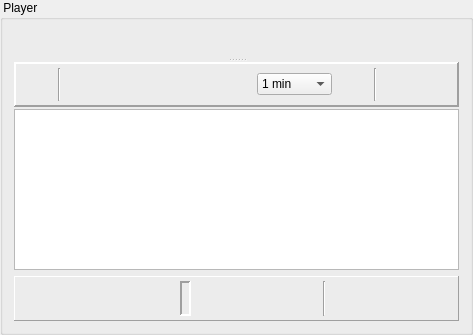
        <widget class="QGroupBox" name="groupPlayer">
         <property name="title">
          <string> Player </string>
         </property>
         <layout class="QVBoxLayout" name="verticalLayout_5">
          <item>
           <widget class="QSplitter" name="hSplitterPlayer">
            <property name="styleSheet">
             <string notr="true">QSplitter#hSplitterPlayer::handle {
   image: url(:/png/h_split);
}

QSplitter#hSplitterPlayer::handle:horizontal {
   width: 5px;
}

QSplitter#hSplitterPlayer::handle:vertical {
   height: 5px;
}

QSplitter#hSplitterPlayer::handle:hover {
   image: url(:/png/h_split_hover);
}

QSplitter#hSplitterPlayer::handle:pressed {
   image: url(:/png/h_split_pressed);
}
</string>
            </property>
            <property name="orientation">
             <enum>Qt::Vertical</enum>
            </property>
            <widget class="CPlayer" name="player" native="true"/>
            <widget class="QWidget" name="layoutWidget">
             <layout class="QVBoxLayout" name="vLayoutPlayInfo" stretch="0,80">
              <property name="spacing">
               <number>2</number>
              </property>
              <item>
               <widget class="QFrame" name="frameTimerInfo">
                <property name="minimumSize">
                 <size>
                  <width>0</width>
                  <height>45</height>
                 </size>
                </property>
                <property name="styleSheet">
                 <string notr="true">QFrame#frameTimerInfo {
background-color: qlineargradient(spread:pad, x1:0, y1:0, x2:0, y2:1, stop:0 #ccc, 	stop:0.7 #555, stop:1 #bbb);
border-left: 1px solid #eee;
border-right: 1px solid #666;
border-bottom: 1px solid #666;
border-top: 0px;
};</string>
                </property>
                <property name="frameShape">
                 <enum>QFrame::Panel</enum>
                </property>
                <property name="frameShadow">
                 <enum>QFrame::Raised</enum>
                </property>
                <property name="lineWidth">
                 <number>2</number>
                </property>
                <layout class="QHBoxLayout" name="horizontalLayout_2">
                 <property name="spacing">
                  <number>4</number>
                 </property>
                 <property name="leftMargin">
                  <number>4</number>
                 </property>
                 <property name="topMargin">
                  <number>4</number>
                 </property>
                 <property name="rightMargin">
                  <number>4</number>
                 </property>
                 <property name="bottomMargin">
                  <number>4</number>
                 </property>
                 <item>
                  <widget class="QPushButton" name="pushLive">
                   <property name="maximumSize">
                    <size>
                     <width>34</width>
                     <height>34</height>
                    </size>
                   </property>
                   <property name="toolTip">
                    <string>Show Live!</string>
                   </property>
                   <property name="text">
                    <string/>
                   </property>
                   <property name="icon">
                    <iconset>
                     <normaloff>branding:main/live</normaloff>branding:main/live</iconset>
                   </property>
                   <property name="iconSize">
                    <size>
                     <width>32</width>
                     <height>32</height>
                    </size>
                   </property>
                   <property name="flat">
                    <bool>true</bool>
                   </property>
                  </widget>
                 </item>
                 <item>
                  <widget class="Line" name="line_4">
                   <property name="orientation">
                    <enum>Qt::Vertical</enum>
                   </property>
                  </widget>
                 </item>
                 <item>
                  <widget class="QPushButton" name="pushPlay">
                   <property name="maximumSize">
                    <size>
                     <width>34</width>
                     <height>34</height>
                    </size>
                   </property>
                   <property name="toolTip">
                    <string>Play selected Channel</string>
                   </property>
                   <property name="text">
                    <string/>
                   </property>
                   <property name="icon">
                    <iconset resource="../common.qrc">
                     <normaloff>:/app/play</normaloff>:/app/play</iconset>
                   </property>
                   <property name="iconSize">
                    <size>
                     <width>32</width>
                     <height>32</height>
                    </size>
                   </property>
                   <property name="autoDefault">
                    <bool>false</bool>
                   </property>
                   <property name="flat">
                    <bool>true</bool>
                   </property>
                  </widget>
                 </item>
                 <item>
                  <widget class="QPushButton" name="pushRecord">
                   <property name="maximumSize">
                    <size>
                     <width>34</width>
                     <height>34</height>
                    </size>
                   </property>
                   <property name="toolTip">
                    <string>Record selected Channel</string>
                   </property>
                   <property name="text">
                    <string/>
                   </property>
                   <property name="icon">
                    <iconset resource="../common.qrc">
                     <normaloff>:/app/record</normaloff>:/app/record</iconset>
                   </property>
                   <property name="iconSize">
                    <size>
                     <width>32</width>
                     <height>32</height>
                    </size>
                   </property>
                   <property name="autoDefault">
                    <bool>false</bool>
                   </property>
                   <property name="flat">
                    <bool>true</bool>
                   </property>
                  </widget>
                 </item>
                 <item>
                  <widget class="QPushButton" name="pushStop">
                   <property name="enabled">
                    <bool>false</bool>
                   </property>
                   <property name="minimumSize">
                    <size>
                     <width>0</width>
                     <height>0</height>
                    </size>
                   </property>
                   <property name="maximumSize">
                    <size>
                     <width>34</width>
                     <height>34</height>
                    </size>
                   </property>
                   <property name="toolTip">
                    <string>Stop Player</string>
                   </property>
                   <property name="text">
                    <string/>
                   </property>
                   <property name="icon">
                    <iconset resource="../common.qrc">
                     <normaloff>:/app/stop</normaloff>:/app/stop</iconset>
                   </property>
                   <property name="iconSize">
                    <size>
                     <width>32</width>
                     <height>32</height>
                    </size>
                   </property>
                   <property name="autoDefault">
                    <bool>false</bool>
                   </property>
                   <property name="flat">
                    <bool>true</bool>
                   </property>
                  </widget>
                 </item>
                 <item>
                  <spacer name="horizontalSpacer_4">
                   <property name="orientation">
                    <enum>Qt::Horizontal</enum>
                   </property>
                   <property name="sizeHint" stdset="0">
                    <size>
                     <width>40</width>
                     <height>20</height>
                    </size>
                   </property>
                  </spacer>
                 </item>
                 <item>
                  <widget class="QPushButton" name="pushBwd">
                   <property name="enabled">
                    <bool>false</bool>
                   </property>
                   <property name="maximumSize">
                    <size>
                     <width>34</width>
                     <height>34</height>
                    </size>
                   </property>
                   <property name="toolTip">
                    <string>Jump Backward</string>
                   </property>
                   <property name="text">
                    <string/>
                   </property>
                   <property name="icon">
                    <iconset resource="../common.qrc">
                     <normaloff>:/app/bwd</normaloff>:/app/bwd</iconset>
                   </property>
                   <property name="iconSize">
                    <size>
                     <width>32</width>
                     <height>32</height>
                    </size>
                   </property>
                   <property name="flat">
                    <bool>true</bool>
                   </property>
                  </widget>
                 </item>
                 <item>
                  <widget class="QComboBoxEx" name="cbxTimeJumpVal">
                   <property name="minimumSize">
                    <size>
                     <width>75</width>
                     <height>0</height>
                    </size>
                   </property>
                   <property name="toolTip">
                    <string>Time Jump Value in minutes</string>
                   </property>
                   <item>
                    <property name="text">
                     <string>1 min</string>
                    </property>
                   </item>
                   <item>
                    <property name="text">
                     <string>2 min</string>
                    </property>
                   </item>
                   <item>
                    <property name="text">
                     <string>3 min</string>
                    </property>
                   </item>
                   <item>
                    <property name="text">
                     <string>4 min</string>
                    </property>
                   </item>
                   <item>
                    <property name="text">
                     <string>5 min</string>
                    </property>
                   </item>
                   <item>
                    <property name="text">
                     <string>10 min</string>
                    </property>
                   </item>
                  </widget>
                 </item>
                 <item>
                  <widget class="QPushButton" name="pushFwd">
                   <property name="enabled">
                    <bool>false</bool>
                   </property>
                   <property name="maximumSize">
                    <size>
                     <width>34</width>
                     <height>34</height>
                    </size>
                   </property>
                   <property name="toolTip">
                    <string>Jump Forward</string>
                   </property>
                   <property name="text">
                    <string/>
                   </property>
                   <property name="icon">
                    <iconset resource="../common.qrc">
                     <normaloff>:/app/fwd</normaloff>:/app/fwd</iconset>
                   </property>
                   <property name="iconSize">
                    <size>
                     <width>32</width>
                     <height>32</height>
                    </size>
                   </property>
                   <property name="flat">
                    <bool>true</bool>
                   </property>
                  </widget>
                 </item>
                 <item>
                  <widget class="Line" name="line_2">
                   <property name="orientation">
                    <enum>Qt::Vertical</enum>
                   </property>
                  </widget>
                 </item>
                 <item>
                  <widget class="QPushButton" name="pushTimerRec">
                   <property name="maximumSize">
                    <size>
                     <width>34</width>
                     <height>34</height>
                    </size>
                   </property>
                   <property name="toolTip">
                    <string>Timer Record</string>
                   </property>
                   <property name="text">
                    <string/>
                   </property>
                   <property name="icon">
                    <iconset resource="../common.qrc">
                     <normaloff>:/app/timerrec</normaloff>:/app/timerrec</iconset>
                   </property>
                   <property name="iconSize">
                    <size>
                     <width>32</width>
                     <height>32</height>
                    </size>
                   </property>
                   <property name="autoDefault">
                    <bool>false</bool>
                   </property>
                   <property name="flat">
                    <bool>true</bool>
                   </property>
                  </widget>
                 </item>
                 <item>
                  <widget class="QPushButton" name="pushWatchList">
                   <property name="maximumSize">
                    <size>
                     <width>34</width>
                     <height>34</height>
                    </size>
                   </property>
                   <property name="toolTip">
                    <string>Watch List</string>
                   </property>
                   <property name="text">
                    <string/>
                   </property>
                   <property name="icon">
                    <iconset resource="../common.qrc">
                     <normaloff>:/app/watchlist</normaloff>:/app/watchlist</iconset>
                   </property>
                   <property name="iconSize">
                    <size>
                     <width>32</width>
                     <height>32</height>
                    </size>
                   </property>
                   <property name="autoDefault">
                    <bool>false</bool>
                   </property>
                   <property name="flat">
                    <bool>true</bool>
                   </property>
                  </widget>
                 </item>
                </layout>
               </widget>
              </item>
              <item>
               <widget class="CEpgBrowser" name="textEpgShort">
                <property name="whatsThis">
                 <string>Short EPG</string>
                </property>
               </widget>
              </item>
             </layout>
            </widget>
           </widget>
          </item>
          <item>
           <widget class="QFrame" name="frameProgBtns">
            <property name="minimumSize">
             <size>
              <width>0</width>
              <height>45</height>
             </size>
            </property>
            <property name="styleSheet">
             <string notr="true">QFrame#frameProgBtns {
background-color: qlineargradient(spread:pad, x1:0, y1:0, x2:0, y2:1, stop:0 #ccc, 	stop:0.7 #555, stop:1 #bbb);
border-left: 1px solid #eee;
border-right: 1px solid #666;
border-bottom: 1px solid #666;
border-top: 0px;
};</string>
            </property>
            <property name="frameShape">
             <enum>QFrame::Panel</enum>
            </property>
            <property name="frameShadow">
             <enum>QFrame::Raised</enum>
            </property>
            <property name="lineWidth">
             <number>1</number>
            </property>
            <layout class="QHBoxLayout" name="horizontalLayout">
             <property name="spacing">
              <number>4</number>
             </property>
             <property name="leftMargin">
              <number>4</number>
             </property>
             <property name="topMargin">
              <number>4</number>
             </property>
             <property name="rightMargin">
              <number>4</number>
             </property>
             <property name="bottomMargin">
              <number>4</number>
             </property>
             <item>
              <widget class="QPushButton" name="pushScrnShot">
               <property name="minimumSize">
                <size>
                 <width>28</width>
                 <height>28</height>
                </size>
               </property>
               <property name="maximumSize">
                <size>
                 <width>28</width>
                 <height>28</height>
                </size>
               </property>
               <property name="toolTip">
                <string>Screenshot</string>
               </property>
               <property name="text">
                <string/>
               </property>
               <property name="icon">
                <iconset resource="../common.qrc">
                 <normaloff>:/app/cam2</normaloff>:/app/cam2</iconset>
               </property>
               <property name="iconSize">
                <size>
                 <width>26</width>
                 <height>26</height>
                </size>
               </property>
               <property name="autoDefault">
                <bool>false</bool>
               </property>
               <property name="flat">
                <bool>true</bool>
               </property>
              </widget>
             </item>
             <item>
              <spacer name="horizontalSpacer">
               <property name="orientation">
                <enum>Qt::Horizontal</enum>
               </property>
               <property name="sizeHint" stdset="0">
                <size>
                 <width>40</width>
                 <height>20</height>
                </size>
               </property>
              </spacer>
             </item>
             <item>
              <widget class="CLCDDisplay" name="labState">
               <property name="frameShape">
                <enum>QFrame::Panel</enum>
               </property>
               <property name="frameShadow">
                <enum>QFrame::Sunken</enum>
               </property>
               <property name="lineWidth">
                <number>2</number>
               </property>
               <property name="text">
                <string/>
               </property>
               <property name="pixmap">
                <pixmap resource="../lcd.qrc">:/lcd/blank</pixmap>
               </property>
               <property name="alignment">
                <set>Qt::AlignRight|Qt::AlignTrailing|Qt::AlignVCenter</set>
               </property>
              </widget>
             </item>
             <item>
              <spacer name="horizontalSpacer_3">
               <property name="orientation">
                <enum>Qt::Horizontal</enum>
               </property>
               <property name="sizeHint" stdset="0">
                <size>
                 <width>40</width>
                 <height>20</height>
                </size>
               </property>
              </spacer>
             </item>
             <item>
              <widget class="Line" name="line">
               <property name="orientation">
                <enum>Qt::Vertical</enum>
               </property>
              </widget>
             </item>
             <item>
              <widget class="QPushButton" name="pushSettings">
               <property name="minimumSize">
                <size>
                 <width>28</width>
                 <height>28</height>
                </size>
               </property>
               <property name="maximumSize">
                <size>
                 <width>28</width>
                 <height>28</height>
                </size>
               </property>
               <property name="toolTip">
                <string>Settings</string>
               </property>
               <property name="text">
                <string/>
               </property>
               <property name="icon">
                <iconset resource="../common.qrc">
                 <normaloff>:/app/settings</normaloff>:/app/settings</iconset>
               </property>
               <property name="iconSize">
                <size>
                 <width>24</width>
                 <height>24</height>
                </size>
               </property>
               <property name="autoDefault">
                <bool>false</bool>
               </property>
               <property name="flat">
                <bool>true</bool>
               </property>
              </widget>
             </item>
             <item>
              <widget class="QPushButton" name="pushAbout">
               <property name="minimumSize">
                <size>
                 <width>28</width>
                 <height>28</height>
                </size>
               </property>
               <property name="maximumSize">
                <size>
                 <width>28</width>
                 <height>28</height>
                </size>
               </property>
               <property name="toolTip">
                <string>About ...</string>
               </property>
               <property name="text">
                <string/>
               </property>
               <property name="icon">
                <iconset resource="../common.qrc">
                 <normaloff>:/app/info</normaloff>:/app/info</iconset>
               </property>
               <property name="iconSize">
                <size>
                 <width>24</width>
                 <height>24</height>
                </size>
               </property>
               <property name="autoDefault">
                <bool>false</bool>
               </property>
               <property name="flat">
                <bool>true</bool>
               </property>
              </widget>
             </item>
             <item>
              <widget class="QPushButton" name="pushHelp">
               <property name="minimumSize">
                <size>
                 <width>28</width>
                 <height>28</height>
                </size>
               </property>
               <property name="maximumSize">
                <size>
                 <width>28</width>
                 <height>28</height>
                </size>
               </property>
               <property name="toolTip">
                <string>Help</string>
               </property>
               <property name="text">
                <string/>
               </property>
               <property name="icon">
                <iconset resource="../common.qrc">
                 <normaloff>:/app/help</normaloff>:/app/help</iconset>
               </property>
               <property name="iconSize">
                <size>
                 <width>24</width>
                 <height>24</height>
                </size>
               </property>
               <property name="autoDefault">
                <bool>false</bool>
               </property>
               <property name="flat">
                <bool>true</bool>
               </property>
              </widget>
             </item>
             <item>
              <widget class="QPushButton" name="pushQuit">
               <property name="minimumSize">
                <size>
                 <width>28</width>
                 <height>28</height>
                </size>
               </property>
               <property name="maximumSize">
                <size>
                 <width>28</width>
                 <height>28</height>
                </size>
               </property>
               <property name="toolTip">
                <string>Quit</string>
               </property>
               <property name="text">
                <string/>
               </property>
               <property name="icon">
                <iconset resource="../common.qrc">
                 <normaloff>:/app/quit</normaloff>:/app/quit</iconset>
               </property>
               <property name="iconSize">
                <size>
                 <width>24</width>
                 <height>24</height>
                </size>
               </property>
               <property name="autoDefault">
                <bool>false</bool>
               </property>
               <property name="flat">
                <bool>true</bool>
               </property>
              </widget>
             </item>
            </layout>
           </widget>
          </item>
         </layout>
        </widget>
